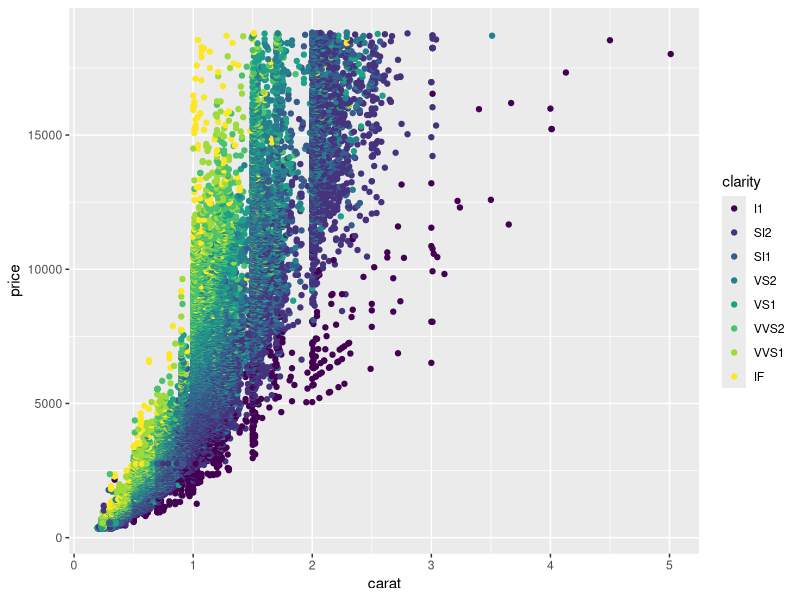
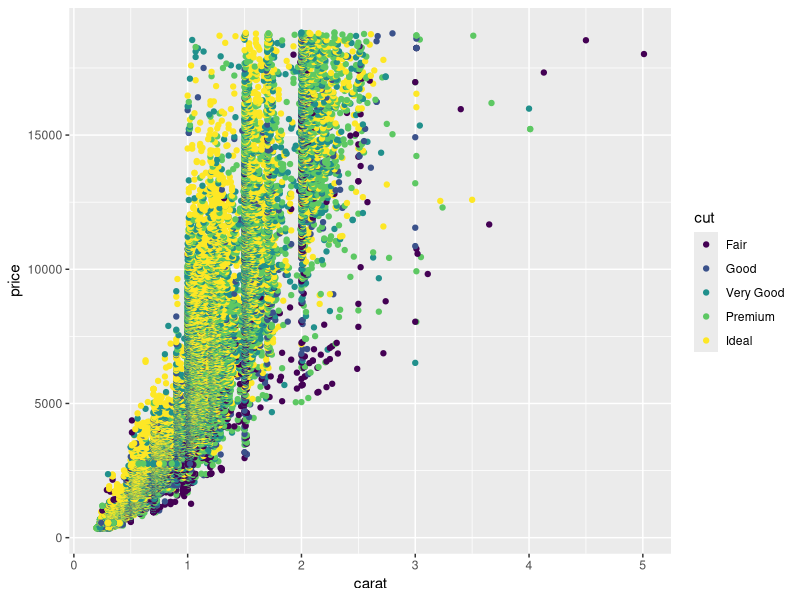
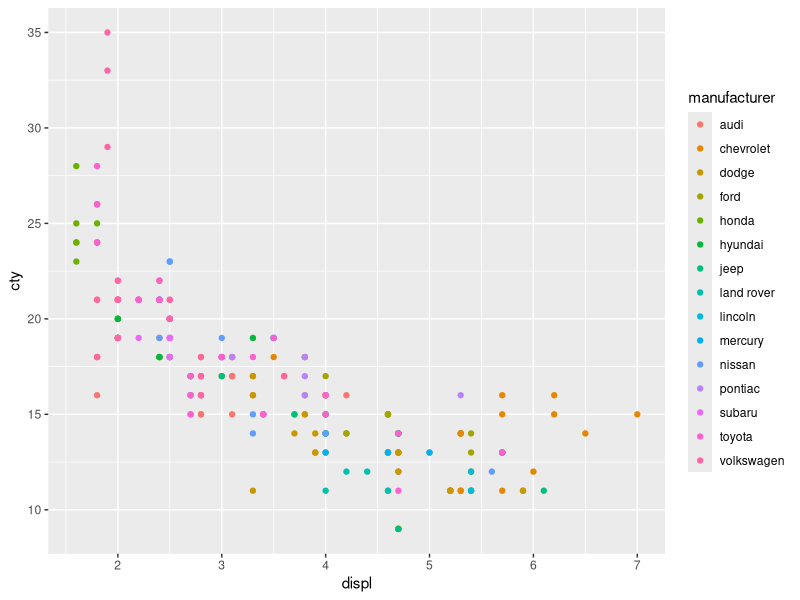

These charts were generated, in order, by the following R code: (Note: this script raises an error after producing the figures.)
x = vector("numeric", length = 5) #Vector nulo
x
rm(x)
x = c(5,2,4.1,7,9.2)
x
str(x)
print(x)
length(x)
class(x)

#Indexación
x[0]
x[3]

x[1:4]
x[c(1,3,4)]
x +1 
x=1:5
y=7:10
x
y

#dataframes
table1 = data.frame(n = 1:5, fruta = c("fresa", "mango", "maracuya", "aguacate", "piña"), equis = x)
table1

#ggplot2
library(ggplot2)
head(diamonds)
tail(diamonds)
str(diamonds)
str(diamonds["cut"])
y=6:10
x%*%y
x
y
cut1=data.frame(diamonds$cut) #extrae dataframe
cut1=diamonds[,"cut"] #extrae dataframe
diamonds[-(1:100),] #elimina los registros del 1 al 100

#datos faltantes
str(NA) #cuando no está informada o reportada
NA+0
NA/2
sum(c(1,2,3))
sum(c(1,2,NA))
median(c(5,3,8,9,NA))
0/0
z = c(0, 1, 2, NA, NaN, 3)
is.na(z)
is.nan(z)

#algunas funciones tienen un argumento na.rm para remover datos faltantes
sum(z, na.rm = TRUE)
mean(z, na.rm=TRUE)
z

#documentación
?mean
help(mean)

#Visualización de 3 variables
qplot(carat, price, data = diamonds, color=clarity)

#Funciones de programación
## weighted mean
wtd_mean = function(x, wt = rep(1, length(x))) {
  sum(x*wt)
}
wtd_mean(1:10, 5)

#Partes de una función
body(wtd_mean) # código
formals(wtd_mean) #argumentos o formales
environment(wtd_mean) #ambiente

#variables globales y locales
x = 5
f = function() {
  x = 10
  c(x,y)
}
f()
x

qplot(carat, price, data = diamonds, color=cut)
qplot(x=displ,y=cty,data=mpg,color=manufacturer)

# Reglas de búsqueda lexical
#1. variables libres se buscan primero
#2. la función  lexical scoping rules 

#ggplot
summary(mpg)
librar
ggplot(mpg,aes(x=displ,y=cty,color=hwy)) + geom_dotplot()
